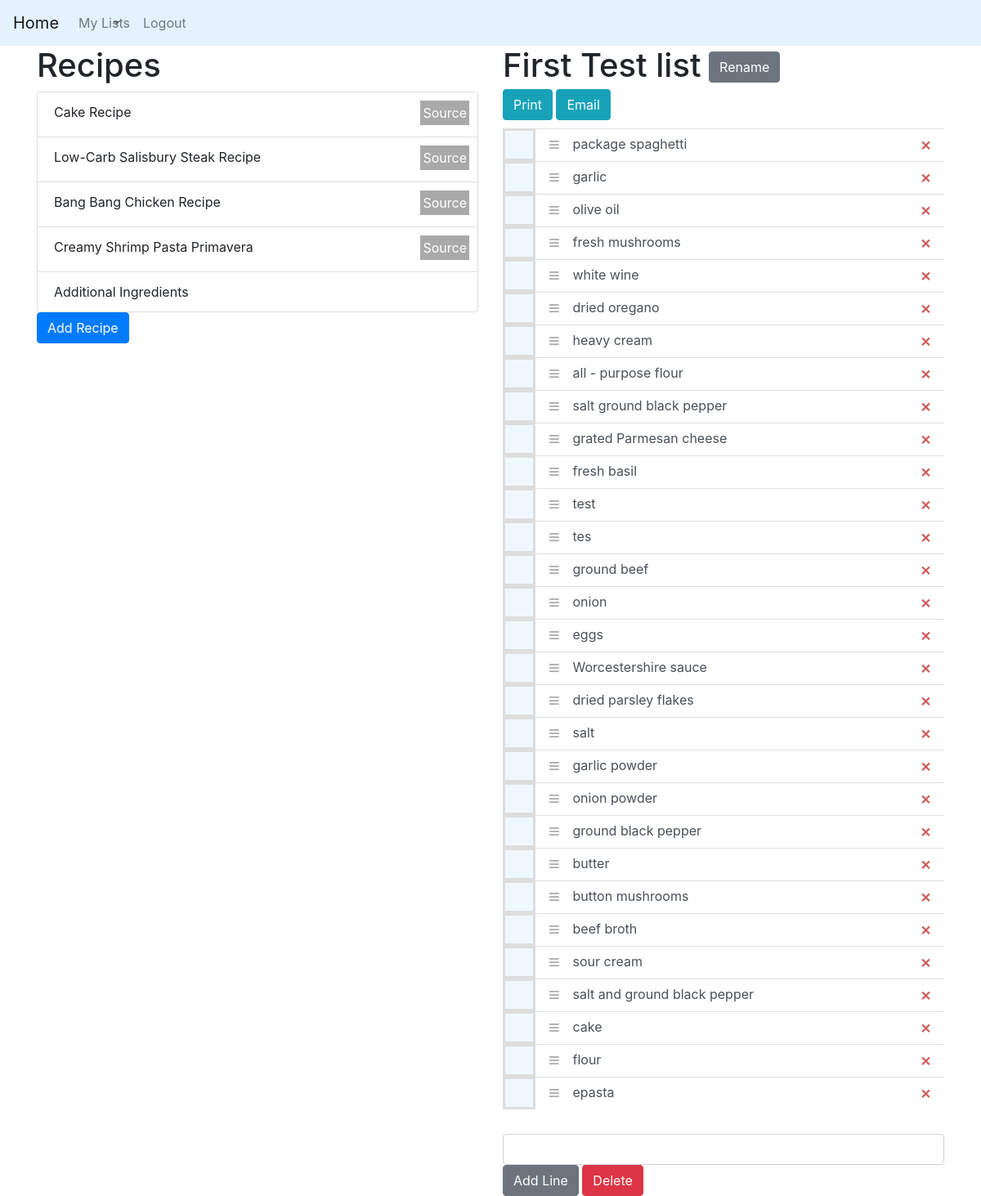
The page /list/uSw1b4IYLN4 (signed in) on the database its author committed.
### grocerylistapp/models.py (models this page shows, shortened)
class RecipeList(db.Model):
    id = db.Column(db.Integer, primary_key=True)  # the primary key
    name = db.Column(db.String, nullable=False)  # name for recipe (from url)
    hex_name = db.Column(db.String(20), unique=True, nullable=False)  # name for database #TODO use hex_id() function
    hex_color = db.Column(db.String(6), nullable=False)  # randomly generated color for use in lists
    image_file = db.Column(db.String(20), nullable=False, default='default.jpg')  # image for list
    recipe_url = db.Column(db.String(200))
    compiled_list = db.Column(db.ForeignKey('compiled_list.id'))    # the id of the compiled list
    lines = db.relationship('RawLine', backref='rlist', lazy=True)  # the lines of the list

class CompiledList(db.Model):
    id = db.Column(db.Integer, primary_key=True)    # the primary key
    name = db.Column(db.String(20), nullable=False, default="Unnamed List")  # user created name, optional
    hex_name = db.Column(db.String(20), unique=True, nullable=False)  # name for database #TODO use hex_id() function
    lines = db.relationship('CleanedLine', backref='list', lazy=True)  # cleaned lines for the list
    recipes = db.relationship('RecipeList', backref='complist', lazy=True)  # all recipes that are in the compiled list
    user_id = db.Column(db.ForeignKey('user.id'), nullable=False)  # the id of the user who made the list

class CleanedLine(db.Model):
    id = db.Column(db.Integer, primary_key=True)   # the primary key
    index_in_list = db.Column(db.Integer)  # index in the grocery list (for requests) TODO: create this automatically
    hex_id = db.Column(db.String(8), default=get_hex_id, nullable=False, unique=True) # hex identifier for requests
    amount = db.Column(db.Float)    # the amount of ingredient (optional)
    measurement = db.Column(db.String(20))  # the measurement of the amount (optional)
    ingredient = db.Column(db.String(100), nullable=False)  # the ingredient (required)
    checked = db.Column(db.Boolean, default=False)  # whether or not the item is checked off the list
    comp_list = db.Column(db.Integer, db.ForeignKey('compiled_list.id'))
    raw_lines = db.relationship('RawLine', backref='cleaned_line', lazy=True)   # the ingredient lines that were cleaned

### grocerylistapp/checklist/routes.py (the view)
@checklist.route('/list/<string:hex_name>', methods=['GET', 'POST'])
def compiled_list(hex_name):
    recipe_form = RecipeURLForm(prefix="recipe")
    custom_recipe_form = CustomRecipeForm(prefix="custom-recipe")
    export_to_pdf_form = ExportToPDFForm(prefix="export-pdf")
    export_to_email_form = ExportToEmailForm(prefix="email")
    comp_list = CompiledList.query.filter_by(hex_name=hex_name).first_or_404()
    list_lines = CleanedLine.query.filter_by(list=comp_list).all()
    sort_list(list_lines)
    recipe_list = RecipeList.query.filter_by(complist=comp_list).all()
    if recipe_form.validate_on_submit():
        new_recipe = create_recipe_from_url(recipe_form.url.data)
        return redirect(url_for('recipe.clean_recipe', list_name=hex_name, new_recipe=new_recipe.hex_name))
    if custom_recipe_form.validate_on_submit():
        new_recipe = create_recipe_from_text("Untitled Recipe", custom_recipe_form.recipe_lines.data)
        new_recipe.complist = comp_list
        return redirect(url_for('recipe.clean_recipe', list_name=comp_list.hex_name, new_recipe=new_recipe.hex_name))
    if export_to_email_form.validate_on_submit():
        email_list(export_to_email_form.email.data, comp_list, list_lines, recipe_list)
        flash('Email sent successfully!', 'success')
        return redirect(url_for('list.compiled_list', hex_name=hex_name))
    list_lines = [CompiledIngredientLine(line) for line in list_lines]
    recipe_list.reverse()
    grocery_lists = CompiledList.query.filter_by(user_id=current_user.id)
    return render_template('list_page.html', grocery_lists=grocery_lists, comp_list=comp_list,
                           list_lines=list_lines, recipe_form=recipe_form,
                           recipe_list=recipe_list, custom_recipe_form=custom_recipe_form,
                           export_to_pdf_form=export_to_pdf_form, export_to_email_form=export_to_email_form)

### grocerylistapp/forms.py
class RecipeURLForm(FlaskForm):
    url = StringField('URL', validators=[DataRequired(), URL()])
    submit = SubmitField("Find Ingredients")

class CustomRecipeForm(FlaskForm):
    name = StringField("Name:")
    recipe_lines = TextAreaField("Ingredients:")
    submit = SubmitField("Find Ingredients")

### grocerylistapp/checklist/utils.py (called while the page is built)
def sort_list(list_lines):
    def sort_by_index(e):
        print(e.index_in_list)
        return e.index_in_list
    list_lines.sort(key=sort_by_index)

### grocerylistapp/models.py (called while the page is built)
@login_manager.user_loader
def load_user(user_id):
    print(user_id)
    return User.query.get(user_id)

### grocerylistapp/templates/list_page.html (shortened to what this page needs)
{% extends 'layout.html' %}
{% block content %}
    <div class="row">
      <div class="col-sm-6">
        <h1> Recipes </h1>
          <div id="recipe-list" class="list-group">
              {% for recipe in recipe_list %}
                <div role="button" class="recipe-button list-group-item">
                    {{recipe.name}}
                    {% if recipe.recipe_url %}
                        <a href={{recipe.recipe_url}} target="_blank" class="source-button well">Source</a>
                    {% endif %}
                </div>
              {% endfor %}
          </div>
          <button type="button" class="btn btn-primary" data-toggle="modal" data-target="#addRecipeModal"> Add Recipe </button>
      </div>
      <div class="col-sm-6">
          <div id="complist-name-div">
              <h1 id="complist-name">{{ comp_list.name }}</h1>
              <button id="rename-list-button" class="btn btn-secondary">Rename</button>
          </div>
          <div id="list-tool-panel">
              <button data-toggle="modal" data-target="#printModal" class="btn btn-info">Print</button>
              <button data-toggle="modal" data-target="#exportModal" class="btn btn-info">Email</button>
          </div>
            <div class="list-group list-group-root " id="compiled-list">
                {% for line in list_lines %}
                <div id="full-{{line.hex_id}}" class="full-line">
                    <label id="label-{{line.hex_id}}" class="recipe-label">
                        <span class="recipe-checkbox"></span>
                    </label>
                    <div id="line-{{line.hex_id}}" class="recipe-line">
                    <a href="#{{line.ingredient_id}}" class="list-group-item list-group-item-action recipe-list" data-toggle="collapse" aria-expanded="false" role="button">
                        <button id=drag-{{line.hex_id}} class="drag-button">&#8801</button>
                        <span class="ingredient-name">
                            {{ line.ingredient }}
                        </span>
                        <button id="delete-{{line.hex_id}}" class="remove-button">&#10005</button>
                    </a>
                    </div>
                </div>
                {% endfor %}
            </div>
            <input id="add-line-input" class="form-control" type="text">
            <button id="add-line-submit" class="btn btn-secondary"> Add Line </button>
            <button type="button" class="btn btn-danger" data-toggle="modal" data-target="#deleteModal"> Delete </button>
      </div>
    </div>
{% endblock content %}

### grocerylistapp/templates/layout.html (shortened to what this page needs)
<!DOCTYPE html>
<html lang="en">
<head>
    <link rel="stylesheet" href="https://stackpath.bootstrapcdn.com/bootstrap/4.4.1/css/bootstrap.min.css">
    <link rel="stylesheet" href="{{url_for('static', filename='main.css')}}">
</head>
<body>
<nav class="navbar navbar-light navbar-expand-sm" style="background-color: #e3f2fd;">
    <a class="navbar-brand" href="{{ url_for('main.home') }}">Home</a>
        <div class="collapse navbar-collapse" id="myNavbar">
            <ul class="nav navbar-nav">
                {% if grocery_lists %}
                    <li class="nav-item dropdown">
                        <a class="nav-link dropdown-toggle" data-toggle="dropdown" href="#">My Lists</a>
                    </li>
                {% endif %}
                {% if current_user.is_authenticated %}
                    <li class="nav-item"><a class="nav-link" href="{{ url_for('account.logout') }}">Logout</a></li>
                {% endif %}
            </ul>
        </div>
</nav>
<div class="container" role="main">
    {% block content %}{% endblock %}
</div>
</body>
</html>

### grocerylistapp/static/main.css (style rules this page uses)
a[data-toggle="collapse"] { position: relative; }
.dropdown-toggle::after { display: block; position: absolute; top: 50%; right: 20px; transform: translateY(-50%); }
.list-group.list-group-root { padding: 0; overflow: hidden; }
.list-group.list-group-root .list-group-item { border-radius: 0; border-width: 1px 0 0 0; }
.remove-button { float: right; display: inline; position: relative; background-color: transparent; border: none; border-radius: 50%; right: 30px; bottom: 5px; color: indianred; font-weight: bold; outline: none; z-index: 1; }
.recipe-list { height: 40px; }
.drag-button { border: none; color: darkgray; outline: none; background-color: transparent; position: relative; right: 10px; bottom: 12px; font-size: x-large; z-index: 1; }
.ingredient-name { position: relative; bottom: 15px; right: 5px; }
.recipe-line { position: relative; top: -30px; left: 40px; vertical-align: top; }
.recipe-checkbox { background-color: aliceblue; border: 3px solid #ddd; width: 40px; height: 40px; display: block; cursor: pointer; }
.recipe-label { display: block; cursor: pointer; width: 30px; height: 30px; margin: 0px; }
.full-line:not(:first-child) { margin-top:-30px; }
#rename-list-button { position: relative; display: inline; top: -8px; left: 5px; }
#complist-name { display: inline; }
.source-button { float: right; background-color: darkgray; color: white; padding: 3px; position: relative; bottom: 2px; left: 10px; margin: 0px; }
#list-tool-panel { padding-bottom: 10px; }

### rows shown on the page
RecipeList: name "Cake Recipe"
RecipeList: name "Low-Carb Salisbury Steak Recipe"
RecipeList: name "Bang Bang Chicken Recipe"
RecipeList: name "Creamy Shrimp Pasta Primavera"
RecipeList: name "Additional Ingredients"
CompiledList: name "First Test list"
CleanedLine: ingredient "package spaghetti"
CleanedLine: ingredient "garlic"
CleanedLine: ingredient "olive oil"
CleanedLine: ingredient "fresh mushrooms"
CleanedLine: ingredient "white wine"
CleanedLine: ingredient "dried oregano"
CleanedLine: ingredient "heavy cream"
CleanedLine: ingredient "all - purpose flour"
CleanedLine: ingredient "salt ground black pepper"
CleanedLine: ingredient "grated Parmesan cheese"
CleanedLine: ingredient "fresh basil"
CleanedLine: ingredient "test"
CleanedLine: ingredient "tes"
CleanedLine: ingredient "ground beef"
CleanedLine: ingredient "onion"
CleanedLine: ingredient "eggs"
CleanedLine: ingredient "Worcestershire sauce"
CleanedLine: ingredient "dried parsley flakes"
CleanedLine: ingredient "salt"
CleanedLine: ingredient "garlic powder"
CleanedLine: ingredient "onion powder"
CleanedLine: ingredient "ground black pepper"
CleanedLine: ingredient "butter"
CleanedLine: ingredient "button mushrooms"
CleanedLine: ingredient "beef broth"
CleanedLine: ingredient "sour cream"
CleanedLine: ingredient "salt and ground black pepper"
CleanedLine: ingredient "cake"
CleanedLine: ingredient "flour"
CleanedLine: ingredient "epasta"
